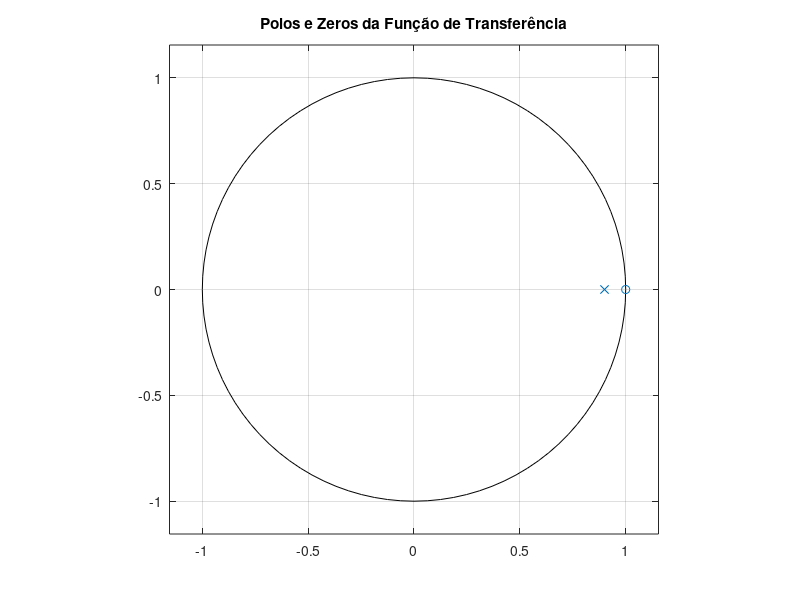
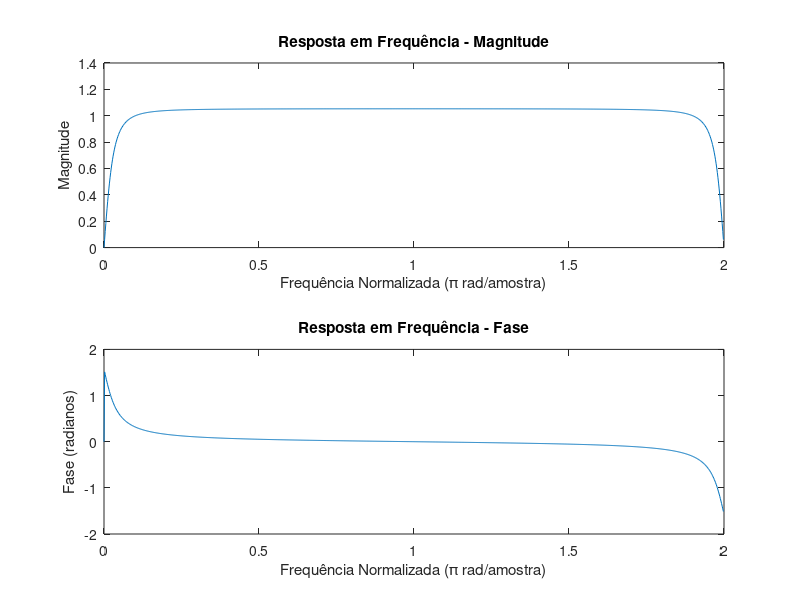

These figures' MATLAB source, in order:
% Definindo os coeficientes do numerador e denominador
b = [1, -1]; % Numerador
a = [1, -0.9]; % Denominador

% Visualizando os polos e zeros
figure;
zplane(b, a);
title('Polos e Zeros da Função de Transferência');

% Calculando a resposta em frequência
[H, f] = freqz(b, a, 1024, 'whole'); 

% Plotando a magnitude e a fase
figure;
subplot(2,1,1);
plot(f/pi, abs(H)); % Magnitude
title('Resposta em Frequência - Magnitude');
xlabel('Frequência Normalizada (π rad/amostra)');
ylabel('Magnitude');

subplot(2,1,2);
plot(f/pi, angle(H)); % Fase
title('Resposta em Frequência - Fase');
xlabel('Frequência Normalizada (π rad/amostra)');
ylabel('Fase (radianos)');
